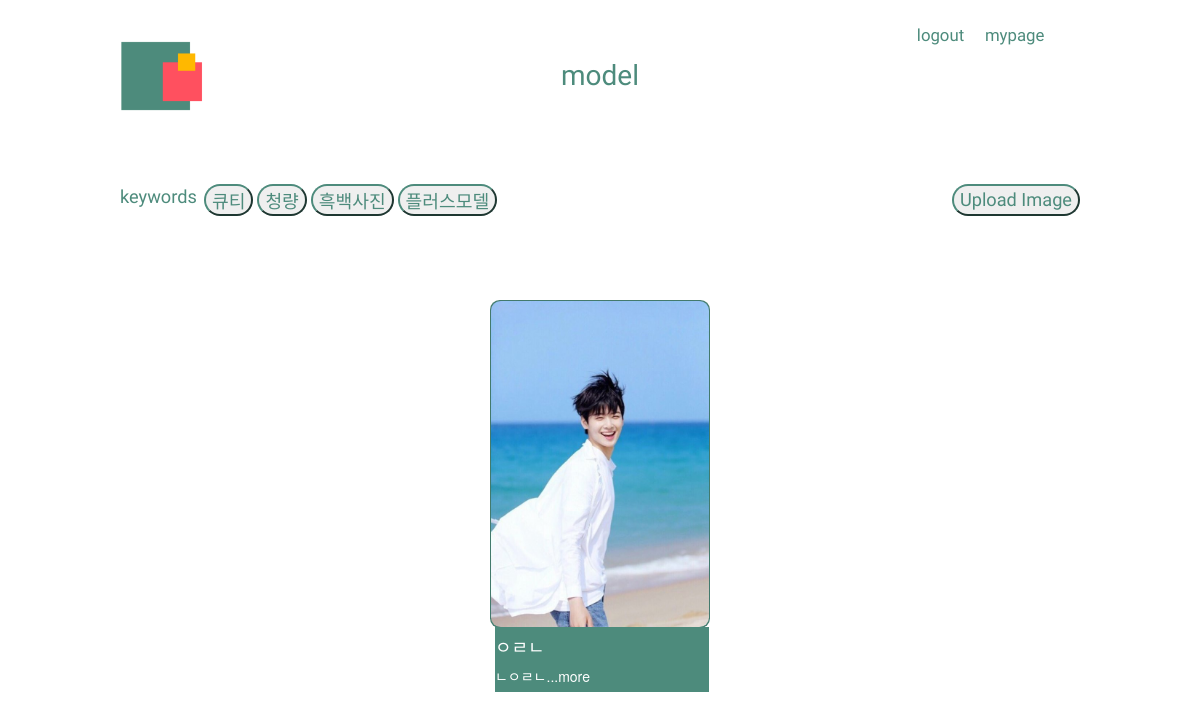
Page /posts/model/filter/cool/ on the committed database.
### posts/models.py (models this page shows, shortened)
class Models(models.Model):
    title = models.CharField(max_length=20)
    text = models.TextField(default='', null=True, blank=True)
    image1 = models.ImageField(upload_to = 'images/')
    image2 = models.ImageField(upload_to = 'images/', default='', null=True, blank=True)
    image3 = models.ImageField(upload_to = 'images/', default='', null=True, blank=True)
    image4 = models.ImageField(upload_to = 'images/', default='', null=True, blank=True)
    image5 = models.ImageField(upload_to = 'images/', default='', null=True, blank=True)
    thumbnail = ImageSpecField(source='image1', processors=[ResizeToFill(120,80)], format='JPEG')
    GENDER_CHOICES = (
        ('여성', '여성'),
        ('남성', '남성'),
    )
    gender = models.CharField(max_length=2, choices=GENDER_CHOICES, null=True)
    CATEGORY_CHOICES = (
        ('큐티', '큐티'),
        ('청량', '청량'),
        ('흑백사진', '흑백사진'),
        ('플러스모델', '플러스모델'),
    )
    category = models.CharField(max_length=5, choices=CATEGORY_CHOICES, null=True)

### posts/views.py (the view)
# urls.py: path('model/filter/cool/', views.filter_cool, name="filter_cool"),
def filter_cool(request):
    post_cool = Models.objects.filter(category="청량")
    cool_paginator = Paginator(post_cool, 4)
    cool_page = request.GET.get('page')
    cool_posts = cool_paginator.get_page(cool_page)
    return render(request, 'model/filter_cool.html', {'post_cool':post_cool,
    'cool_posts':cool_posts,
    'cool_paginator':cool_paginator,})

### posts/templates/model/filter_cool.html (shortened to what this page needs)
{% extends 'model/model_base.html' %}
{% block content %}
    <div class="array">
                {% for cool in cool_posts %}
                        <div class="card">
                            <div class="box-1">
                                <img src="{{ cool.thumbnail.url  }}" width="350">
                            </div>
                            <div class="box-2">
                                <h4>{{ cool.title }}</h4>
                                <a href="{% url 'model_detail' cool.id %}"><p>{{ cool.text|slice:":15" }}...more</p></a>
                            </div>
                        </div>
                {% endfor %}
            </div>
{% endblock content %}

### posts/static/css/style.css (style rules this page uses)
body { margin: 0; padding: 0; }
.array { position: fixed; top: 33%; left: 10%; width: 80%; height: 50%; background-color: white; display: flex; flex-direction: row; }
.card { position: relative; top: 0; left: 0; right: 0; bottom: 0; margin: auto; display: block; width: 23%; height: 82%; }
.array > .card { background-color: rgb(77,139,124); border-radius: 0.7em; }
.box-1 > img { position: relative; top: 0; left: 0; width:100%; padding: 0; border-radius: 0.7em; }
.box-2 { position: relative; top: 0; left: 0; background-color: rgb(77,139,124); width:98%; height: 20%; margin-left: 2%; margin-right: 2%; padding: 0; }
.box-2 > h4 { color: white; }
.box-2 > a > p { color: white; }

### rows in the picture
Models: thumbnail (picture), title "ㅇㄹㄴ", text "ㄴㅇㄹㄴ"
